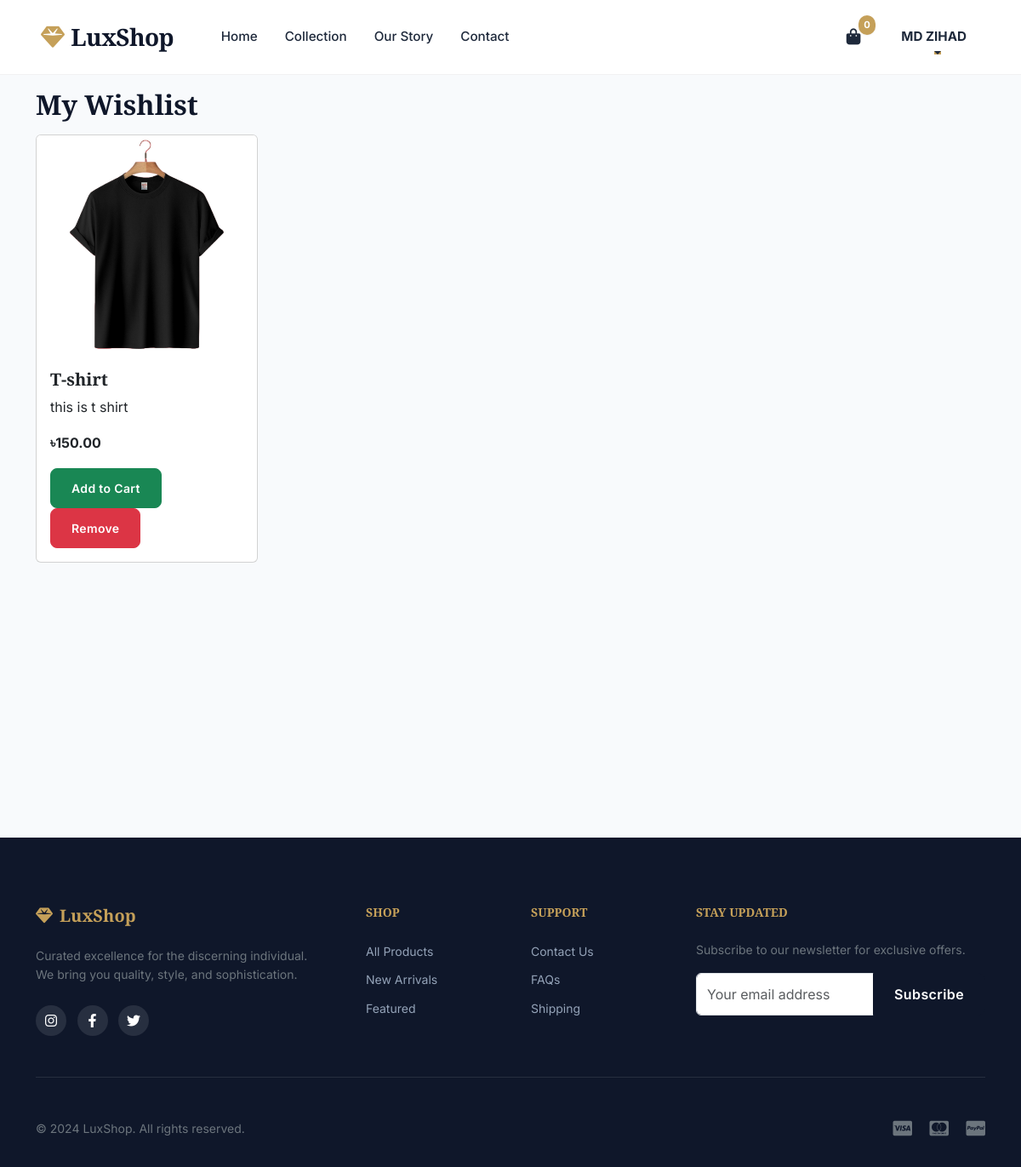
Screenshot of /wishlist/ (signed in) with the database file from the repository.
### myapp/models.py (models this page shows, shortened)
class Cart(models.Model):
    user = models.OneToOneField(User, on_delete=models.CASCADE)
    created_at = models.DateTimeField(auto_now_add=True)

class Wishlist(models.Model):
    user = models.ForeignKey(User, on_delete=models.CASCADE)
    product = models.ForeignKey(Product, on_delete=models.CASCADE)
    added_at = models.DateTimeField(auto_now_add=True)
    class Meta:
        unique_together = ('user', 'product')

class Product(models.Model):
    name = models.CharField(max_length=200)
    description = models.TextField()
    price = models.DecimalField(max_digits=10, decimal_places=2)
    stock = models.PositiveIntegerField(default=0)
    category = models.ForeignKey(Category, on_delete=models.CASCADE)
    image = models.ImageField(upload_to='products/', blank=True, null=True)
    created_at = models.DateTimeField(auto_now_add=True)
    updated_at = models.DateTimeField(auto_now=True)

### myapp/views.py (the view)
# urls.py: path('wishlist/', views.view_wishlist, name='view_wishlist'),
@login_required
def view_wishlist(request):
    wishlist_items = Wishlist.objects.filter(user=request.user).select_related('product__category')
    return render(request, 'wishlist.html', {'wishlist_items': wishlist_items})

### myapp/templates/wishlist.html (shortened to what this page needs)
{% extends 'base.html' %}
{% block content %}
<div class="container mt-4">
    <h2>My Wishlist</h2>
    {% if wishlist_items %}
        <div class="row">
            {% for item in wishlist_items %}
            <div class="col-md-3 mb-4">
                <div class="card h-100">
                    {% if item.product.image %}
                        <img src="{{ item.product.image.url }}" class="card-img-top" alt="{{ item.product.name }}">
                    {% else %}
                        <div class="card-img-top bg-secondary d-flex align-items-center justify-content-center" style="height: 200px;">
                            <span class="text-white">No Image</span>
                        </div>
                    {% endif %}
                    <div class="card-body d-flex flex-column">
                        <h5 class="card-title">{{ item.product.name }}</h5>
                        <p class="card-text">{{ item.product.description|truncatechars:100 }}</p>
                        <p class="card-text"><strong>৳{{ item.product.price }}</strong></p>
                        <div class="mt-auto">
                            {% if item.product.stock > 0 %}
                                <a href="{% url 'add_to_cart' item.product.id %}" class="btn btn-success btn-sm me-2">Add to Cart</a>
                            {% else %}
                                <button class="btn btn-secondary btn-sm me-2" disabled>Out of Stock</button>
                            {% endif %}
                            <a href="{% url 'remove_from_wishlist' item.id %}" class="btn btn-danger btn-sm">Remove</a>
                        </div>
                    </div>
                </div>
            </div>
            {% endfor %}
        </div>
    {% else %}
        <div class="text-center mt-5">
            <h4>Your wishlist is empty</h4>
            <p>Start browsing and add items to your wishlist!</p>
            <a href="{% url 'shop' %}" class="btn btn-primary">Shop Now</a>
        </div>
    {% endif %}
</div>
{% endblock %}

### myapp/templates/base.html (shortened to what this page needs)
<!DOCTYPE html>
<html lang="en">
<head>
    {% load static %}
    <link href="https://cdn.jsdelivr.net/npm/bootstrap@5.3.0/dist/css/bootstrap.min.css" rel="stylesheet">
    <link rel="stylesheet" href="https://cdnjs.cloudflare.com/ajax/libs/font-awesome/6.4.0/css/all.min.css">
    <link rel="stylesheet" href="{% static 'css/style.css' %}?v=2">
</head>
<body>
    <nav class="navbar navbar-expand-lg fixed-top">
        <div class="container-fluid px-4 px-lg-5">
            <a class="navbar-brand" href="{% url 'home' %}">
                <i class="fas fa-gem me-2"></i>LuxShop
            </a>
            <div class="collapse navbar-collapse" id="navbarContent">
                <ul class="navbar-nav me-auto ms-lg-4 mb-2 mb-lg-0">
                    <li class="nav-item">
                        <a class="nav-link" href="{% url 'home' %}">Home</a>
                    </li>
                    <li class="nav-item">
                        <a class="nav-link" href="{% url 'shop' %}">Collection</a>
                    </li>
                    <li class="nav-item">
                        <a class="nav-link" href="{% url 'about' %}">Our Story</a>
                    </li>
                    <li class="nav-item">
                        <a class="nav-link" href="{% url 'contact' %}">Contact</a>
                    </li>
                </ul>
                <ul class="navbar-nav align-items-center gap-3">
                    {% if user.is_authenticated %}
                    <li class="nav-item">
                        <a class="nav-link btn-cart text-dark" href="{% url 'view_cart' %}">
                            <span class="cart-count">
                                {{ user.cart.cartitem_set.count|default:0 }}
                            </span>
                        </a>
                    </li>
                    <li class="nav-item dropdown">
                        <a class="nav-link dropdown-toggle fw-bold text-dark" href="#" role="button"
                            data-bs-toggle="dropdown">
                            {{ user.first_name|default:user.username }}
                        </a>
                    </li>
                    {% endif %}
                </ul>
            </div>
        </div>
    </nav>
    <div class="navbar-spacer"></div>
    <main class="min-vh-100">
        {% block content %}{% endblock %}
    </main>
    <footer>
        <div class="container">
            <div class="row g-5">
                <div class="col-lg-4 col-md-6">
                    <h5 class="fw-bold"><i class="fas fa-gem me-2"></i>LuxShop</h5>
                    <p class="text-secondary small">Curated excellence for the discerning individual. We bring you
                        quality, style, and sophistication.</p>
                    <div class="social-links mt-4">
                        <a href="#"><i class="fab fa-instagram"></i></a>
                        <a href="#"><i class="fab fa-facebook-f"></i></a>
                        <a href="#"><i class="fab fa-twitter"></i></a>
                    </div>
                </div>
                <div class="col-lg-2 col-md-3 col-6">
                    <h5 class="small text-uppercase tracking-wider">Shop</h5>
                    <ul class="list-unstyled">
                        <li class="mb-2"><a href="{% url 'shop' %}" class="small">All Products</a></li>
                        <li class="mb-2"><a href="#" class="small">New Arrivals</a></li>
                        <li class="mb-2"><a href="#" class="small">Featured</a></li>
                    </ul>
                </div>
                <div class="col-lg-2 col-md-3 col-6">
                    <h5 class="small text-uppercase tracking-wider">Support</h5>
                    <ul class="list-unstyled">
                        <li class="mb-2"><a href="{% url 'contact' %}" class="small">Contact Us</a></li>
                        <li class="mb-2"><a href="#" class="small">FAQs</a></li>
                        <li class="mb-2"><a href="#" class="small">Shipping</a></li>
                    </ul>
                </div>
                <div class="col-lg-4 col-md-12">
                    <h5 class="small text-uppercase tracking-wider">Stay Updated</h5>
                    <p class="small text-secondary">Subscribe to our newsletter for exclusive offers.</p>
                    <div class="input-group mb-3">
                        <input type="text" class="form-control" placeholder="Your email address">
                        <button class="btn btn-primary" type="button">Subscribe</button>
                    </div>
                </div>
            </div>
            <hr class="border-secondary opacity-10 my-5">
            <div class="row align-items-center">
                <div class="col-md-6 text-center text-md-start">
                    <p class="mb-0 small text-secondary">&copy; 2024 LuxShop. All rights reserved.</p>
                </div>
                <div class="col-md-6 text-center text-md-end mt-3 mt-md-0">
                    <i class="fab fa-cc-visa fa-lg text-secondary me-3"></i>
                    <i class="fab fa-cc-mastercard fa-lg text-secondary me-3"></i>
                    <i class="fab fa-cc-paypal fa-lg text-secondary"></i>
                </div>
            </div>
        </div>
    </footer>
</body>
</html>

### myapp/static/css/style.css (style rules this page uses)
:root { --primary-color: #0f172a; --primary-light: #1e293b; --accent-color: #c5a059; --accent-hover: #b08d45; --text-main: #334155; --text-light: #64748b; --bg-body: #f8fafc; --bg-white: #ffffff; --success: #10b981; --danger: #ef4444; --warning: #f59e0b; --shadow-sm: 0 1px 2px 0 rgba(0, 0, 0, 0.05); --shadow-md: 0 4px 6px -1px rgba(0, 0, 0, 0.1), 0 2px 4px -1px rgba(0, 0, 0, 0.06); --shadow-lg: 0 10px 15px -3px rgba(0, 0, 0, 0.1), 0 4px 6px -2px rgba(0, 0, 0, 0.05); --shadow-premium: 0 20px 25px -5px rgba(0, 0, 0, 0.1), 0 10px 10px -5px rgba(0, 0, 0, 0.04); --transition: all 0.3s cubic-bezier(0.4, 0, 0.2, 1); --radius-sm: 0.375rem; --radius-md: 0.5rem; --radius-lg: 1rem; --radius-xl: 1.5rem; }
html, body { font-family: 'Inter', sans-serif; color: var(--text-main); background-color: var(--bg-body); line-height: 1.6; overflow-x: hidden; margin: 0; padding: 0; }
h1, h2, h3, h4, h5, h6 { font-family: 'Playfair Display', serif; color: var(--primary-color); margin-bottom: 1rem; font-weight: 700; }
a { text-decoration: none; color: inherit; transition: var(--transition); }
ul { list-style: none; padding: 0; margin: 0; }
.navbar { background: rgba(255, 255, 255, 0.95); backdrop-filter: blur(10px); border-bottom: 1px solid rgba(0, 0, 0, 0.05); padding: 1rem 0; transition: var(--transition); }
.navbar-brand { font-family: 'Playfair Display', serif; font-size: 1.75rem; font-weight: 700; color: var(--primary-color) !important; letter-spacing: -0.025em; }
.navbar-brand i { color: var(--accent-color); }
.nav-link { font-weight: 500; color: var(--primary-light) !important; font-size: 0.95rem; margin: 0 0.5rem; position: relative; }
.nav-link::after { content: ''; position: absolute; width: 0; height: 2px; bottom: 0; left: 50%; background-color: var(--accent-color); transition: var(--transition); transform: translateX(-50%); }
.btn-cart { position: relative; }
.cart-count { position: absolute; top: -5px; right: -10px; background: var(--accent-color); color: white; font-size: 0.7rem; font-weight: 700; padding: 0.15rem 0.4rem; border-radius: 999px; box-shadow: var(--shadow-sm); }
.btn { padding: 0.75rem 1.5rem; border-radius: var(--radius-md); font-weight: 600; letter-spacing: 0.025em; transition: var(--transition); font-family: 'Inter', sans-serif; }
.btn-primary { background-color: var(--primary-color); border: 1px solid var(--primary-color); color: white; }
footer { background-color: var(--primary-color); color: white; padding: 5rem 0 2rem; margin-top: 5rem; }
footer h5 { color: var(--accent-color); margin-bottom: 1.5rem; }
footer p, footer li, footer a { color: #94a3b8; }
.social-links a { display: inline-flex; align-items: center; justify-content: center; width: 36px; height: 36px; border-radius: 50%; background: rgba(255, 255, 255, 0.1); color: white; margin-right: 0.5rem; transition: var(--transition); }
.navbar-spacer { height: 80px; }

### rows the page displays
Wishlist: product.image (picture), product.name "T-shirt", product.description "this is t shirt", product.price "150.00", shows "Add to Cart"

### other values shown
{{ user.cart.cartitem_set.count|default:0 }} "0"
{{ user.first_name|default:user.username }} "MD ZIHAD"
